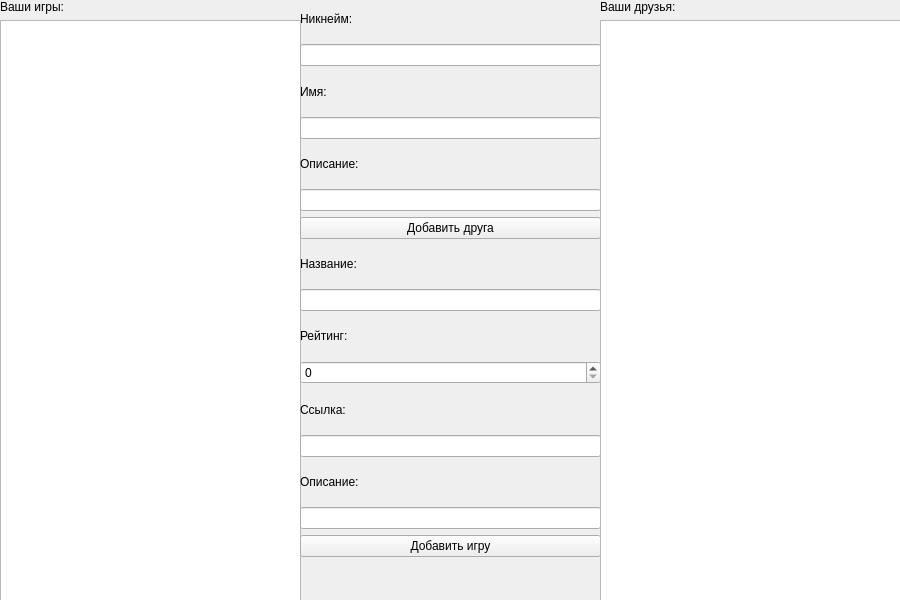
<?xml version="1.0" encoding="UTF-8"?>
<ui version="4.0">
 <class>MainWindow</class>
 <widget class="QMainWindow" name="MainWindow">
  <property name="geometry">
   <rect>
    <x>0</x>
    <y>0</y>
    <width>900</width>
    <height>600</height>
   </rect>
  </property>
  <property name="sizePolicy">
   <sizepolicy hsizetype="Fixed" vsizetype="Fixed">
    <horstretch>0</horstretch>
    <verstretch>0</verstretch>
   </sizepolicy>
  </property>
  <property name="minimumSize">
   <size>
    <width>900</width>
    <height>600</height>
   </size>
  </property>
  <property name="maximumSize">
   <size>
    <width>900</width>
    <height>600</height>
   </size>
  </property>
  <property name="windowTitle">
   <string>MainWindow</string>
  </property>
  <widget class="QWidget" name="centralwidget">
   <widget class="QWidget" name="verticalLayoutWidget">
    <property name="geometry">
     <rect>
      <x>0</x>
      <y>0</y>
      <width>301</width>
      <height>601</height>
     </rect>
    </property>
    <layout class="QVBoxLayout" name="leftLayout">
     <item>
      <widget class="QLabel" name="gamesLabel">
       <property name="text">
        <string>Ваши игры:</string>
       </property>
      </widget>
     </item>
     <item>
      <widget class="QTableWidget" name="gamesTable"/>
     </item>
    </layout>
   </widget>
   <widget class="QWidget" name="verticalLayoutWidget_3">
    <property name="geometry">
     <rect>
      <x>300</x>
      <y>0</y>
      <width>301</width>
      <height>601</height>
     </rect>
    </property>
    <layout class="QVBoxLayout" name="middleLayout">
     <item>
      <widget class="QLabel" name="label">
       <property name="text">
        <string>Никнейм:</string>
       </property>
      </widget>
     </item>
     <item>
      <widget class="QLineEdit" name="friendNickLine"/>
     </item>
     <item>
      <widget class="QLabel" name="label_2">
       <property name="text">
        <string>Имя:</string>
       </property>
      </widget>
     </item>
     <item>
      <widget class="QLineEdit" name="friendNameLine"/>
     </item>
     <item>
      <widget class="QLabel" name="label_3">
       <property name="text">
        <string>Описание:</string>
       </property>
      </widget>
     </item>
     <item>
      <widget class="QLineEdit" name="friendDescLine"/>
     </item>
     <item>
      <widget class="QPushButton" name="addFriendButton">
       <property name="text">
        <string>Добавить друга</string>
       </property>
      </widget>
     </item>
     <item>
      <widget class="QLabel" name="label_5">
       <property name="text">
        <string>Название:</string>
       </property>
      </widget>
     </item>
     <item>
      <widget class="QLineEdit" name="gameNameLine"/>
     </item>
     <item>
      <widget class="QLabel" name="label_6">
       <property name="text">
        <string>Рейтинг:</string>
       </property>
      </widget>
     </item>
     <item>
      <widget class="QSpinBox" name="gameRatingSpinBox">
       <property name="maximum">
        <number>10</number>
       </property>
      </widget>
     </item>
     <item>
      <widget class="QLabel" name="label_7">
       <property name="text">
        <string>Ссылка:</string>
       </property>
      </widget>
     </item>
     <item>
      <widget class="QLineEdit" name="gameURLLine"/>
     </item>
     <item>
      <widget class="QLabel" name="label_8">
       <property name="text">
        <string>Описание:</string>
       </property>
      </widget>
     </item>
     <item>
      <widget class="QLineEdit" name="gameDescLine"/>
     </item>
     <item>
      <widget class="QPushButton" name="addGameButton">
       <property name="text">
        <string>Добавить игру</string>
       </property>
      </widget>
     </item>
     <item>
      <widget class="QLabel" name="stateLabel">
       <property name="text">
        <string/>
       </property>
      </widget>
     </item>
    </layout>
   </widget>
   <widget class="QWidget" name="verticalLayoutWidget_2">
    <property name="geometry">
     <rect>
      <x>600</x>
      <y>0</y>
      <width>301</width>
      <height>601</height>
     </rect>
    </property>
    <layout class="QVBoxLayout" name="rightLayout">
     <item>
      <widget class="QLabel" name="friendsLabel">
       <property name="text">
        <string>Ваши друзья:</string>
       </property>
      </widget>
     </item>
     <item>
      <widget class="QTableWidget" name="friendsTable"/>
     </item>
    </layout>
   </widget>
  </widget>
 </widget>
 <resources/>
 <connections/>
</ui>
